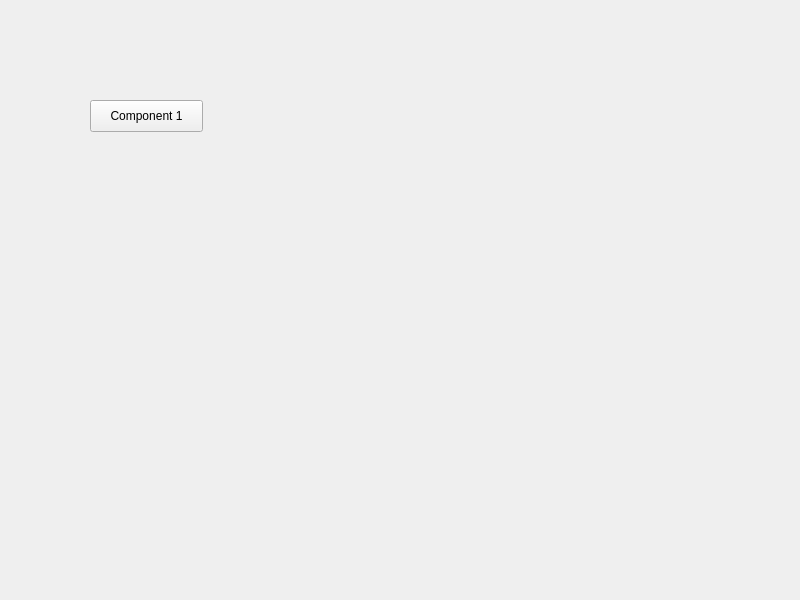
<?xml version="1.0" encoding="UTF-8"?>
<ui version="4.0">
 <class>MainWindow</class>
 <widget class="QMainWindow" name="MainWindow">
  <property name="geometry">
   <rect>
    <x>0</x>
    <y>0</y>
    <width>800</width>
    <height>600</height>
   </rect>
  </property>
  <property name="windowTitle">
   <string>MainWindow</string>
  </property>
  <widget class="QWidget" name="centralWidget">
   <widget class="QPushButton" name="Component_1">
    <property name="geometry">
     <rect>
      <x>90</x>
      <y>100</y>
      <width>113</width>
      <height>32</height>
     </rect>
    </property>
    <property name="text">
     <string>Component 1</string>
    </property>
   </widget>
  </widget>
 </widget>
 <resources/>
 <connections/>
</ui>
